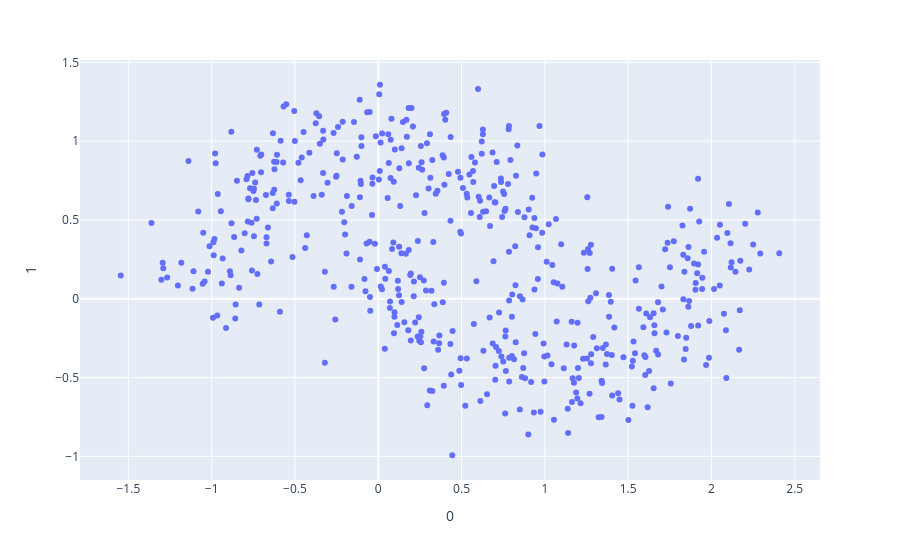

Write notebook code for a chart like this one.
### Markdown cell above
Visualisation des données brutes : tu vois les **deux croissants** entrelacés. C'est CETTE forme que les algorithmes vont tenter de retrouver.

### Code cell
px.scatter(pd.DataFrame(X_moons), x = 0, y = 1)

### Figure 1 — Plotly figure (JSON) as saved in the notebook; plotly's stock layout.template omitted (floating-point values rounded to 4 significant figures; data arrays with more than 128 entries replaced by an {"elided": "..."} marker saying what was removed)
{"data": [{"hovertemplate": "0=%{x}<br>1=%{y}<extra></extra>", "legendgroup": "", "marker": {"color": "#636efa", "symbol": "circle"}, "mode": "markers", "name": "", "orientation": "v", "showlegend": false, "type": "scatter", "x": {"elided": "500 float values"}, "xaxis": "x", "y": {"elided": "500 float values"}, "yaxis": "y"}], "layout": {"autosize": true, "legend": {"tracegroupgap": 0}, "margin": {"t": 60}, "xaxis": {"anchor": "y", "autorange": true, "domain": [0, 1], "range": [-1.783, 2.644], "title": {"text": "0"}, "type": "linear"}, "yaxis": {"anchor": "x", "autorange": true, "domain": [0, 1], "range": [-1.175, 1.54], "title": {"text": "1"}, "type": "linear"}}}
